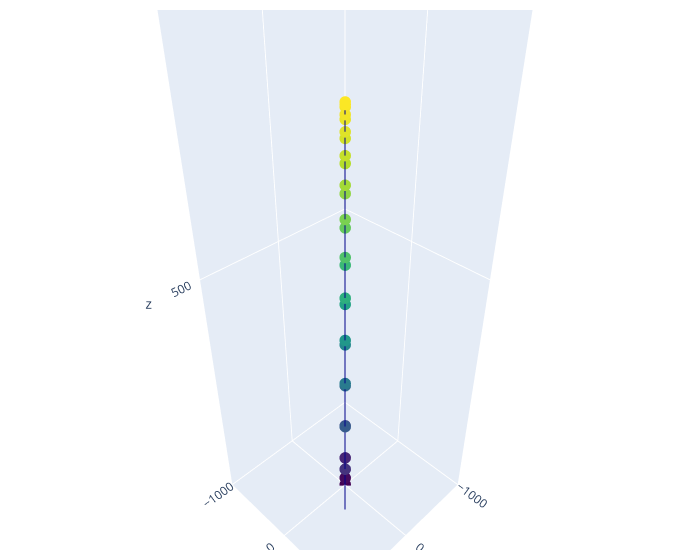
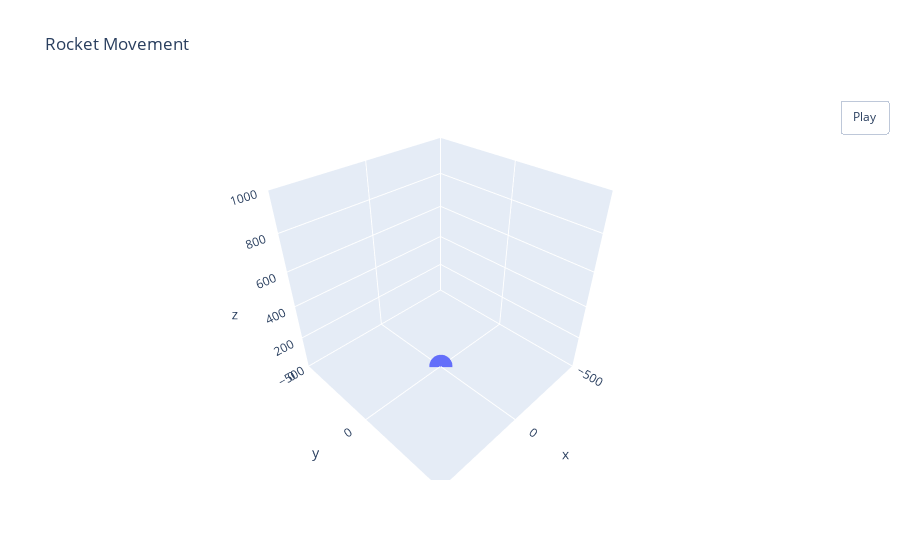

Notebook source saved alongside these figures, in order:
### Code cell
###MAIN
#Time-step
dt = 0.1

#Create System
earth = Earth('earth')

#Add RungeKutta driver
driver = earth.add_driver(RungeKutta(order=4, dt=dt))
driver.time_interval = (0, 40)

#Add NonLinearSolver driver
solver = driver.add_child(NonLinearSolver('solver', factor=1.0))


# Add a recorder to capture time evolution in a dataframe
driver.add_recorder(
    DataFrameRecorder(includes=['Traj.r', 'Rocket.Kin.v', 'Rocket.Kin.a', 'Rocket.Dyn.m', 'Rocket.Thrust.Fp', 'Rocket.Kin.Kin_ang', 'Rocket.Kin.av']),
    period=1,
)

#Initial conditions and constants

l = 1.7 #Rocket's length on the plot

driver.set_scenario(
    init = {
        'Traj.r' : np.array([0., 0., l/2]),
        'Rocket.Kin.v' : np.zeros(3),
        'Rocket.Kin.ar' : np.array([np.pi/6, -np.pi/2 + 0.1, np.pi/4]),
        'Rocket.Kin.av' : np.zeros(3),
    },
    stop='Traj.r[2]<0'
    )


earth.run_drivers()

# Retrieve recorded data
data = driver.recorder.export_data()
data = data.drop(['Section', 'Status', 'Error code'], axis=1)
time = np.asarray(data['time'])
traj = np.asarray(data['Traj.r'].tolist())
velo = np.asarray(data['Rocket.Kin.v'].tolist())
acel = np.asarray(data['Rocket.Kin.a'].tolist())
ang = np.asarray(data['Rocket.Kin.Kin_ang'].tolist())
avelo = np.asarray(data['Rocket.Kin.av'].tolist())

#Plot results

x=[]
y=[]
z=[]
theta = []

for i in range(len(traj)):
    x.append(traj[i][0])
    y.append(traj[i][1])
    z.append(traj[i][2])

for i in range(len(ang)):
    theta.append(ang[1])

fig = go.Figure(data=go.Scatter3d(
    x=x, y=y, z=z,
    marker=dict(
        size=4,
        color=z,
        colorscale='Viridis',
    ),
    line=dict(
        color='darkblue',
        width=2
    )
))


fig.update_layout(
    scene = dict(
        xaxis = dict(nticks=2, range=[-1000,1000],),
        yaxis = dict(nticks=2, range=[-1000,1000],),
        zaxis = dict(nticks=2, range=[0,1000],),),
    width=700,
    margin=dict(r=20, l=10, b=10, t=10))


fig.show()

#useful library zhen using euler angle


rocket = np.array([l,0,0]) #representation of the rocket as a 3D vector that will be rotated and translated according to the computed trajectory

rock = []

for i in range(len(traj)):
    rotation = R.from_euler('xyz', ang[i], degrees=False)
    rotation.apply(rocket)
    rock.append(rotation.apply(rocket))

rock = np.asarray(rock)

traj_bot = traj #traj[time][xyz]
traj_top = traj + rock


#Animation - Rocket's movement
fig2 = go.Figure(data=[go.Scatter3d(x=[traj_bot[0][0], traj_top[0][0]], y=[traj_bot[0][1], traj_top[0][1]], z=[traj_bot[0][2], traj_top[0][2]])])

fig2.update_layout(title='Rocket Movement',
                  scene=dict(
            xaxis=dict(range=[-500, 500], autorange=False),
            yaxis=dict(range=[-500, 500], autorange=False),
            zaxis=dict(range=[0, 1000], autorange=False),
        ),
                  updatemenus=[dict(buttons = [dict(
                                               args = [None, {"frame": {"duration": 20, 
                                                                        "redraw": True},
                                                              "fromcurrent": True, 
                                                              "transition": {"duration": 10}}],
                                               label = "Play",
                                               method = "animate")],
                                type='buttons',
                                showactive=False,
                                y=1,
                                x=1.12,
                                xanchor='right',
                                yanchor='top')])

frames= [go.Frame(data=[go.Scatter3d(x=[traj_bot[i][0], traj_top[i][0]], y=[traj_bot[i][1], traj_top[i][1]], z=[traj_bot[i][2], traj_top[i][2]])]) for i in range(len(traj))]
fig2.update(frames=frames)

fig2.show()

### Figure 1 — Plotly figure (JSON) as saved in the notebook; plotly's stock layout.template omitted (floating-point values rounded to 4 significant figures)
{"data": [{"line": {"color": "darkblue", "width": 2}, "marker": {"color": [0.85, 22.55, 83.95, 175.3, 279.2, 374.7, 460.5, 536.4, 602.5, 658.9, 705.4, 742.2, 769.1, 786.2, 793.6, 791.1, 778.8, 756.8, 724.9, 683.2, 631.8, 570.5, 499.5, 418.6, 327.9, 227.5, 117.2, -8.882e-15, -8.882e-15], "colorscale": [[0, "#440154"], [0.1111, "#482878"], [0.2222, "#3e4989"], [0.3333, "#31688e"], [0.4444, "#26828e"], [0.5556, "#1f9e89"], [0.6667, "#35b779"], [0.7778, "#6ece58"], [0.8889, "#b5de2b"], [1, "#fde725"]], "size": 4}, "type": "scatter3d", "x": [0, 1.887, 7.286, 15.51, 25.31, 35.22, 45.12, 55.03, 64.94, 74.84, 84.75, 94.66, 104.6, 114.5, 124.4, 134.3, 144.2, 154.1, 164.0, 173.9, 183.8, 193.7, 203.6, 213.5, 223.5, 233.4, 243.3, 253.0, 253.0], "y": [0, 1.887, 7.286, 15.51, 25.31, 35.22, 45.12, 55.03, 64.94, 74.84, 84.75, 94.66, 104.6, 114.5, 124.4, 134.3, 144.2, 154.1, 164.0, 173.9, 183.8, 193.7, 203.6, 213.5, 223.4, 233.4, 243.3, 252.9, 252.9], "z": [0.85, 22.55, 83.95, 175.3, 279.2, 374.7, 460.5, 536.4, 602.5, 658.9, 705.4, 742.2, 769.1, 786.2, 793.6, 791.1, 778.8, 756.8, 724.9, 683.2, 631.8, 570.5, 499.5, 418.6, 327.9, 227.5, 117.2, -8.882e-15, -8.882e-15]}], "layout": {"margin": {"b": 10, "l": 10, "r": 20, "t": 10}, "scene": {"xaxis": {"nticks": 2, "range": [-1000, 1000]}, "yaxis": {"nticks": 2, "range": [-1000, 1000]}, "zaxis": {"nticks": 2, "range": [0, 1000]}}, "width": 700}}

### Figure 2 — Plotly figure (JSON) as saved in the notebook; plotly's stock layout.template omitted (floating-point values rounded to 4 significant figures)
{"data": [{"type": "scatter3d", "x": [0, 0.12], "y": [0, 0.12], "z": [0.85, 2.542]}], "layout": {"scene": {"xaxis": {"autorange": false, "range": [-500, 500]}, "yaxis": {"autorange": false, "range": [-500, 500]}, "zaxis": {"autorange": false, "range": [0, 1000]}}, "title": {"text": "Rocket Movement"}, "updatemenus": [{"buttons": [{"args": [null, {"frame": {"duration": 20, "redraw": true}, "fromcurrent": true, "transition": {"duration": 10}}], "label": "Play", "method": "animate"}], "showactive": false, "type": "buttons", "x": 1.12, "xanchor": "right", "y": 1, "yanchor": "top"}]}}
